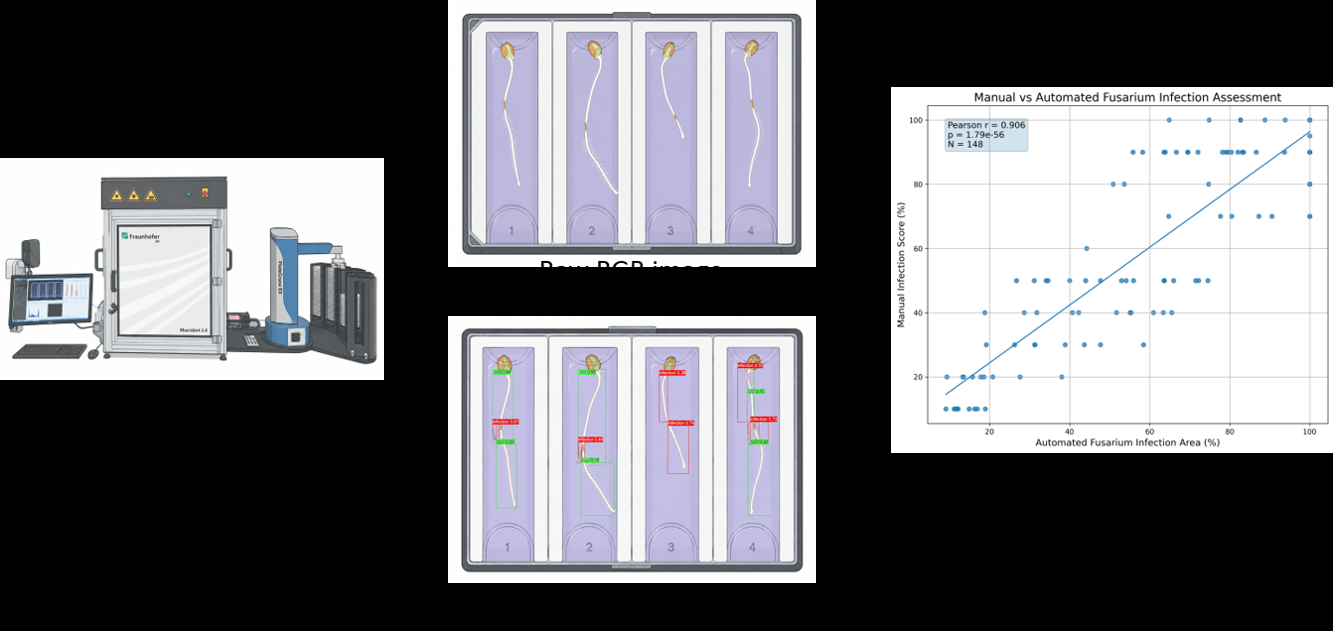
#> input picture BluVisionRoot.png, 1333 x 631 px
$ python -i image_processing.py   (imports and definitions only)
#> lines starting #> are read from the running program, lines starting #| are printed output that depends on the picture

"""
Image preprocessing utilities:
  - White balance (percentile clipping)
  - MaxRGB filter
  - HSV value channel extraction
  - Overall preprocessing for YOLO & severity analysis
"""

from pathlib import Path
import cv2
import numpy as np


def maxrgb_filter(bgr_img: np.ndarray):
    """
    Apply MaxRGB filter:
    For each pixel, keep only the channel that has the maximum intensity,
    set the other two channels to zero.

    Args:
        bgr_img: BGR image (uint8).

    Returns:
        feature_image (BGR), red_channel (2D array) after MaxRGB filtering.
    """
    # Split BGR correctly
    b, g, r = cv2.split(bgr_img)

    # Max per pixel
    m = np.maximum(np.maximum(r, g), b)

    b2 = b.copy()
    g2 = g.copy()
    r2 = r.copy()

    b2[b2 < m] = 0
    g2[g2 < m] = 0
    r2[r2 < m] = 0

    feature_image = cv2.merge([b2, g2, r2])

    return feature_image, r2


def hsv_value_channel(bgr_img: np.ndarray) -> np.ndarray:
    """
    Extract the V (value/brightness) channel from HSV.

    Args:
        bgr_img: preprocessed BGR image (uint8).

    Returns:
        hsv_v: single-channel uint8 value/brightness image, where 0 = dark
               and 255 = bright.
    """
    hsv = cv2.cvtColor(bgr_img, cv2.COLOR_BGR2HSV)
    _h, _s, v = cv2.split(hsv)
    return v


def convert_to_8bit(img):
    if img.dtype == np.uint16:
        img = (img / 256).astype(np.uint8)
    elif img.dtype != np.uint8:
        img = cv2.normalize(img, None, 0, 255, cv2.NORM_MINMAX)
        img = img.astype(np.uint8)
    return img


def fix_channels_safe(img):
    if img.ndim == 2:
        img = cv2.cvtColor(img, cv2.COLOR_GRAY2BGR)
    elif img.ndim == 3 and img.shape[2] == 4:
        img = img[:, :, :3]
    return img


def crop_fixed_border(img, top, bottom, left, right):
    h, w = img.shape[:2]
    return img[top:h - bottom, left:w - right]


def wb_helper(channel, perc=0.05):
    low, high = np.percentile(channel, (perc, 100 - perc))
    channel = np.clip(channel, low, high)
    channel = ((channel - low) / (high - low + 1e-6)) * 255
    return channel.astype(np.uint8)


def white_balance_percentile(image, perc=0.05):
    image_split = np.dsplit(image, image.shape[-1])
    return np.dstack([
        wb_helper(image_split[0], perc),
        wb_helper(image_split[1], perc),
        wb_helper(image_split[2], perc)
    ]).astype(np.uint8)


def mild_contrast_normalization(img):
    lab = cv2.cvtColor(img, cv2.COLOR_BGR2LAB)
    l, a, b = cv2.split(lab)

    clahe = cv2.createCLAHE(
        clipLimit=1.2,
        tileGridSize=(8, 8)
    )

    l2 = clahe.apply(l)
    lab2 = cv2.merge((l2, a, b))

    return cv2.cvtColor(lab2, cv2.COLOR_LAB2BGR)


def preprocess_image(img_path):
#> called with img_path = 'BluVisionRoot.png'
    CROP_TOP = 150
    CROP_BOTTOM = 150
    CROP_LEFT = 100
    CROP_RIGHT = 100

    WB_PERCENTILE = 0.05
    APPLY_CONTRAST = False
    img = cv2.imread(str(img_path))
#> img is the input picture: shape (631, 1333, 3); mean B, G, R 119.8, 115.9, 115.9

    # ============================================================
    # PREPROCESSING
    # ============================================================

    img = convert_to_8bit(img)
    img = fix_channels_safe(img)

    img = crop_fixed_border(
        img,
        top=CROP_TOP,
        bottom=CROP_BOTTOM,
        left=CROP_LEFT,
        right=CROP_RIGHT
    )
#> in crop_fixed_border, `return img[top:h - bottom, left:w - right]`:
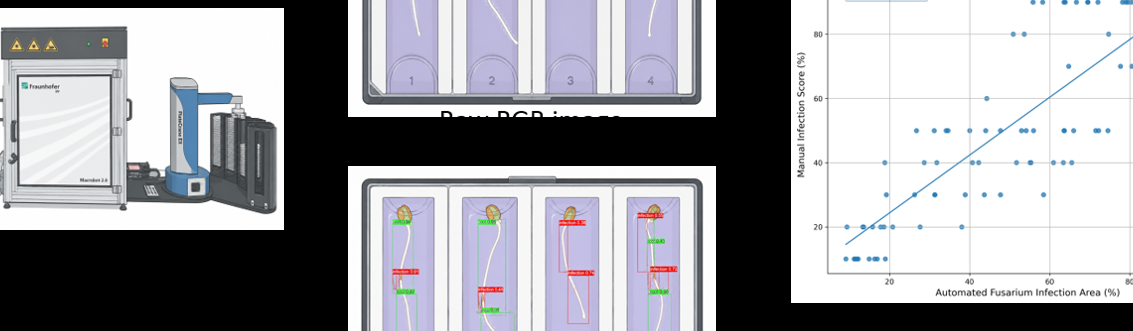
#> returned value: shape (331, 1133, 3); mean of channels 0, 1, 2 163.5, 158.9, 158.7; drawn as B, G, R

    bgr_wb = white_balance_percentile(img, perc=WB_PERCENTILE)
#> in white_balance_percentile, `image_split = np.dsplit(image, image.shape[-1])`: image_split = 3 items
#> in wb_helper, `low, high = np.percentile(channel, (perc, 100 - perc))`: low = 0; high = 255

    if APPLY_CONTRAST:
        bgr_wb = mild_contrast_normalization(bgr_wb)

    maxrgb_bgr, maxrgb_red = maxrgb_filter(bgr_wb)
#> in maxrgb_filter, `b2[b2 < m] = 0`:
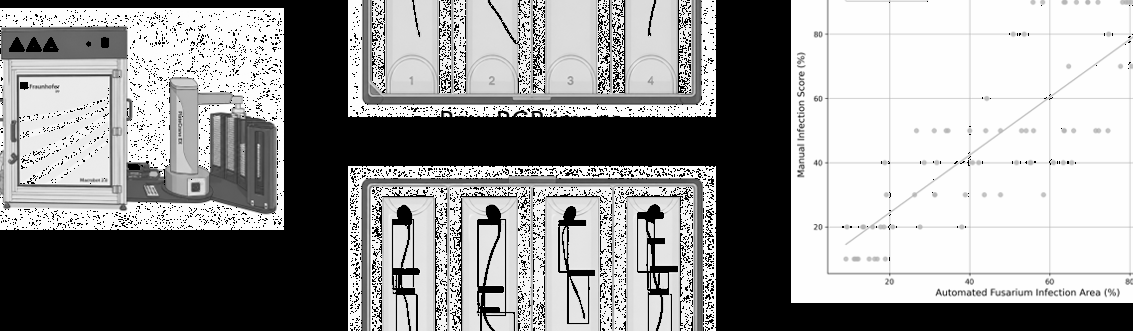
#> b2: shape (331, 1133); min 0, max 254, mean 151.9
#> in maxrgb_filter, `g2[g2 < m] = 0`:
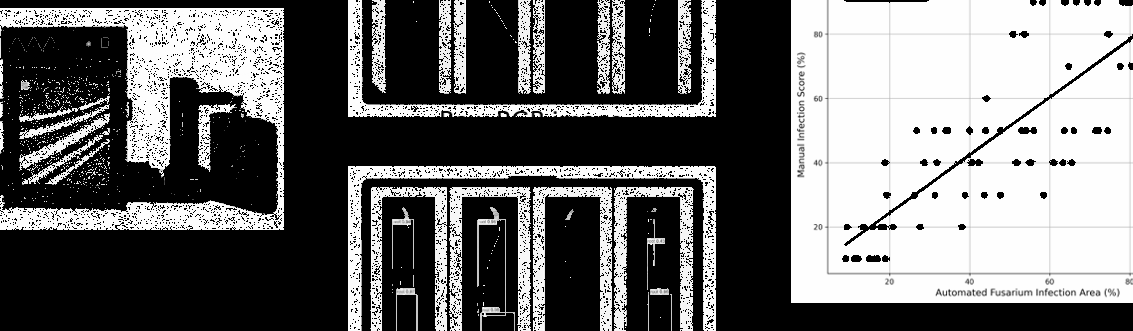
#> g2: shape (331, 1133); min 0, max 254, mean 109
#> in maxrgb_filter, `r2[r2 < m] = 0`:
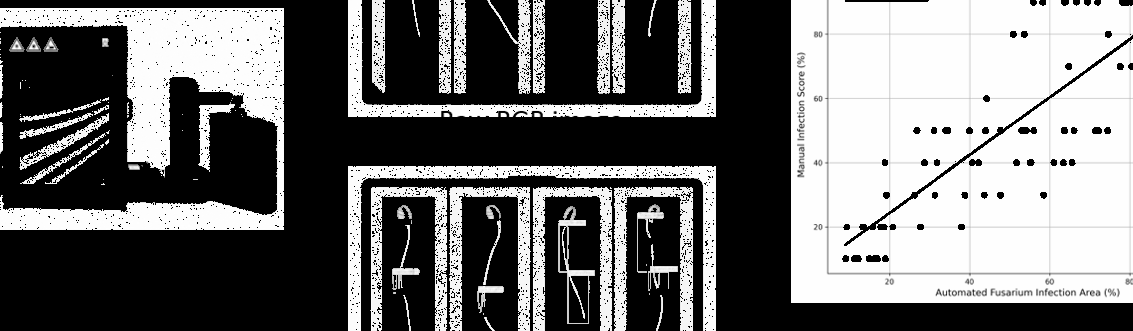
#> r2: shape (331, 1133); min 0, max 254, mean 112.5
#> in maxrgb_filter, `feature_image = cv2.merge([b2, g2, r2])`:
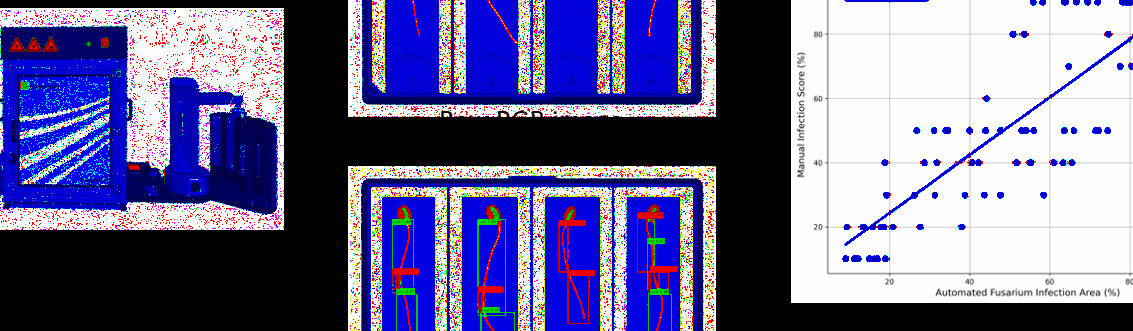
#> feature_image: shape (331, 1133, 3); mean of channels 0, 1, 2 151.9, 109, 112.5; drawn as B, G, R
    hsv_v = hsv_value_channel(bgr_wb)
#> in hsv_value_channel, `hsv = cv2.cvtColor(bgr_img, cv2.COLOR_BGR2HSV)`: hsv: shape (331, 1133, 3); mean H, S, V 32.2, 9.1, 163.7
#> in hsv_value_channel, `_h, _s, v = cv2.split(hsv)`:
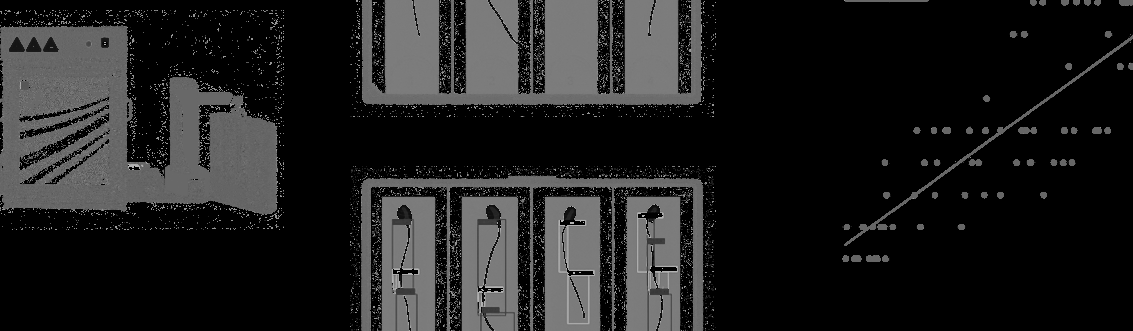
#> _h: shape (331, 1133); min 0, max 179, mean 32.2
#> in hsv_value_channel, `_h, _s, v = cv2.split(hsv)`:
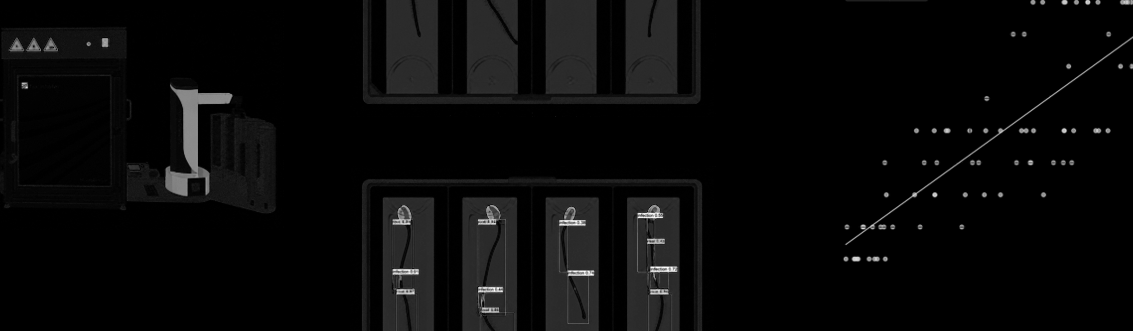
#> _s: shape (331, 1133); min 0, max 255, mean 9.1

    return bgr_wb, maxrgb_bgr, maxrgb_red, hsv_v

    return img
    # """
    # Load image (BGR), convert to RGB, resize by 0.5, white balance each channel,
    # merge and convert back to BGR (for YOLO/OpenCV). Also computes the MaxRGB
    # image and red channel after MaxRGB.
    #
    # Args:
    #     img_path: Path to input image.
    #     clip_percent: percentile clipping amount for white balance.
    #
    # Returns:
    #     bgr_wb: preprocessed BGR image (for YOLO).
    #     maxrgb_bgr: MaxRGB BGR image (for saving / visualization).
    #     maxrgb_red: single-channel red image after MaxRGB (for severity).
    # """
    # bgr = cv2.imread(str(img_path), cv2.IMREAD_COLOR)
    # if bgr is None:
    #     raise RuntimeError(f"Could not read image: {img_path}")
    #
    # # Convert BGR -> RGB for processing
    # rgb = cv2.cvtColor(bgr, cv2.COLOR_BGR2RGB)
    #
    # # resize 0.5 x 0.5
    # image = cv2.resize(rgb, (0, 0), fx=0.5, fy=0.5, interpolation=cv2.INTER_AREA)
    #
    # # Split the 3-channel image into separate channels
    # image_split = np.dsplit(image, image.shape[-1])
    #
    # # Apply white balance to each channel and merge them back into an image
    # image_wb = np.dstack([
    #     wb_helper(image_split[0], clip_percent),
    #     wb_helper(image_split[1], clip_percent),
    #     wb_helper(image_split[2], clip_percent),
    # ])
    #
    # # Convert back to BGR for YOLO / OpenCV
    # bgr_wb = cv2.cvtColor(image_wb.astype(np.uint8), cv2.COLOR_RGB2BGR)

    # MaxRGB filter for severity & saving
    maxrgb_bgr, maxrgb_red = maxrgb_filter(bgr_wb)
    hsv_v = hsv_value_channel(bgr_wb)

    return bgr_wb, maxrgb_bgr, maxrgb_red, hsv_v

>>> result = preprocess_image('BluVisionRoot.png')
